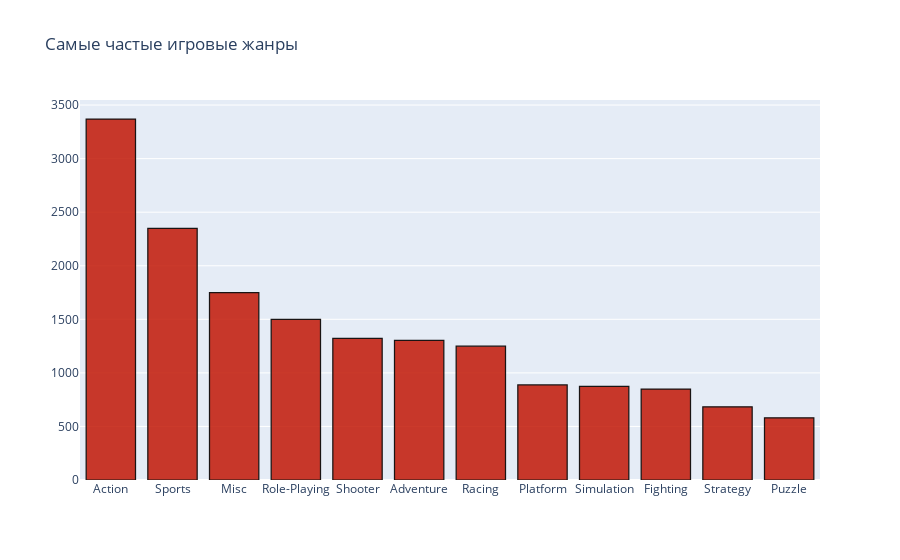

Here is the notebook cell this chart was saved with:
### Markdown cell above
![image.png](attachment:image.png)

### Code cell
platform = Counter(df['Genre'].tolist()).most_common(30)
x = [x[0] for x in platform]
y = [x[1] for x in platform]

fig = go.Bar(x = x,
             y = y,
             marker = dict(color = 'rgba(194, 24, 7, 0.85)',
                         line=dict(color='rgb(25, 20, 20)',width=1.25)))

layout = go.Layout()

fig = go.Figure(data = fig, layout = layout)

fig.update_layout(title_text='Самые частые игровые жанры')

fig.show()

### Figure 1 — Plotly figure (JSON) as saved in the notebook; plotly's stock layout.template omitted (floating-point values rounded to 4 significant figures)
{"data": [{"marker": {"color": "rgba(194, 24, 7, 0.85)", "line": {"color": "rgb(25, 20, 20)", "width": 1.25}}, "type": "bar", "x": ["Action", "Sports", "Misc", "Role-Playing", "Shooter", "Adventure", "Racing", "Platform", "Simulation", "Fighting", "Strategy", "Puzzle", null], "y": [3370, 2348, 1750, 1500, 1323, 1303, 1249, 888, 874, 849, 683, 580, 2]}], "layout": {"title": {"text": "Самые частые игровые жанры"}}}
